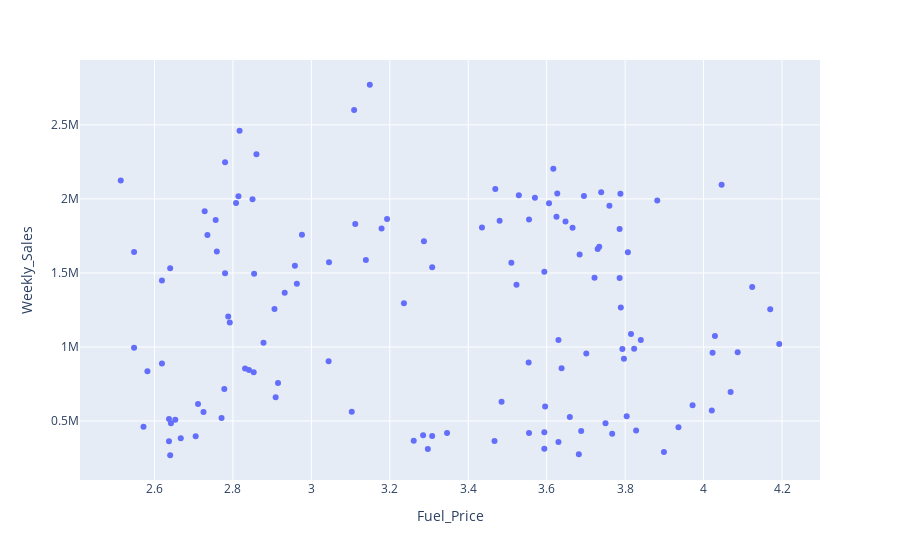

This figure's notebook cell:
### Code cell
fig2 = px.scatter(dataset, x = 'Fuel_Price' , y = 'Weekly_Sales')

fig2.show()

### Figure 1 — Plotly figure (JSON) as saved in the notebook; plotly's stock layout.template omitted (floating-point values rounded to 4 significant figures; data arrays with more than 128 entries replaced by an {"elided": "..."} marker saying what was removed)
{"data": [{"hovertemplate": "Fuel_Price=%{x}<br>Weekly_Sales=%{y}<extra></extra>", "legendgroup": "", "marker": {"color": "#636efa", "symbol": "circle"}, "mode": "markers", "name": "", "orientation": "v", "showlegend": false, "type": "scatter", "x": {"elided": "150 float values"}, "xaxis": "x", "y": {"elided": "150 float values"}, "yaxis": "y"}], "layout": {"legend": {"tracegroupgap": 0}, "margin": {"t": 60}, "xaxis": {"anchor": "y", "domain": [0, 1], "title": {"text": "Fuel_Price"}}, "yaxis": {"anchor": "x", "domain": [0, 1], "title": {"text": "Weekly_Sales"}}}}
